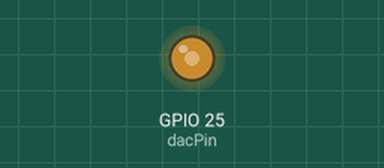
Recording of a sketch running on a simulated ESP32. Shown: output pins drawn as LEDs (lit = HIGH). What the sketch prints to the serial monitor is not drawn.

Above: at 0.05 s.
Timing chart, 0 to 3.0 s (numbered marks = the images above):
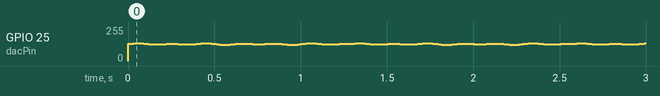

The sketch:

generate.ino
```cpp
#include <Arduino.h>

// Define the DAC output pin
const int dacPin = 25;  // DAC1 (GPIO 25)

// Signal parameters
const float freq1 = 3.0;  // Frequency of first sine wave (Hz)
const float freq2 = 5.0;  // Frequency of second sine wave (Hz)
const int amplitude1 = 2;
const int amplitude2 = 4;
const int offset = 128;

// Sampling parameters
const int samplingFrequency = 100;
const int samples = 128;

void setup() {
  Serial.begin(115200);
  while(!Serial);
  Serial.println("Ready");
}

void loop() {
  for (int i = 0; i < samples; i++) {
    float t = (float)i / samplingFrequency;  // Time step

    // Generate wave
    int sineValue = offset + (amplitude1 * sin(2.0 * PI * freq1 * t)) + (amplitude2 * sin(2.0 * PI * freq2 * t));

    // Output to DAC
    dacWrite(dacPin, sineValue);

    // Plot on serial
    Serial.println(sineValue);

    // Wait
    delayMicroseconds(1000000 / samplingFrequency);
  }
}
```

Measured:
- by itself, GPIO 25 (dacPin): moves between 122/255 and 133/255, repeating every 1.3 s
